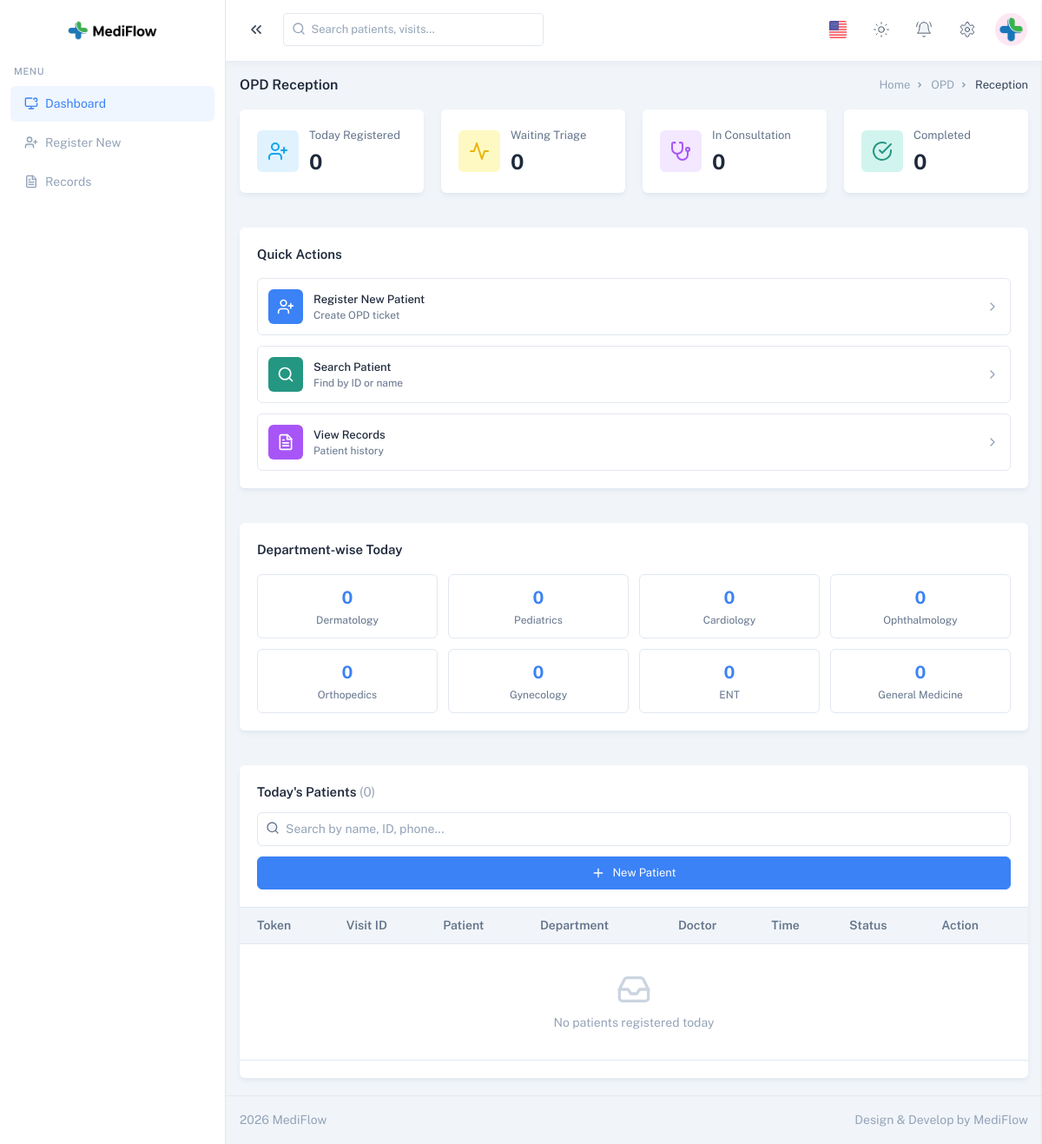
/app/reception/index.php (signed in), run on the app's committed database.
### tables this page shows
CREATE TABLE `departments` (
  `id` int(11) NOT NULL,
  `name` varchar(100) NOT NULL,
  `description` text DEFAULT NULL,
  `status` tinyint(1) DEFAULT 1,
  `created_at` datetime DEFAULT current_timestamp()
);

### app/reception/index.php (the view, shortened to what the rows shown need)
<?php
require_once '../config/config.php';
 $departments = $conn->query("
    SELECT d.id, d.name,
           COALESCE(v.cnt, 0) as patient_count
    FROM departments d
    LEFT JOIN (
        SELECT department_id, COUNT(*) as cnt
        FROM visits
        WHERE visit_date = CURDATE()
        GROUP BY department_id
    ) v ON d.id = v.department_id
    WHERE d.status = 1
    ORDER BY v.cnt DESC
");
?>
<!DOCTYPE html>
<html lang="en" class="light scroll-smooth group" data-layout="vertical" data-sidebar="light" data-sidebar-size="lg" data-mode="light" data-topbar="light" data-skin="default" data-navbar="sticky" data-content="fluid" dir="ltr">
<head>
    <link rel="stylesheet" href="../assets/css/starcode2.css">
</head>
<body class="text-base bg-body-bg text-body font-public dark:text-zink-100 dark:bg-zink-800 group-data-[skin=bordered]:bg-body-bordered group-data-[skin=bordered]:dark:bg-zink-700">
<div class="group-data-[sidebar-size=sm]:min-h-sm group-data-[sidebar-size=sm]:relative">
<div class="relative min-h-screen group-data-[sidebar-size=sm]:min-h-sm">
    <div class="group-data-[sidebar-size=lg]:ltr:md:ml-vertical-menu group-data-[sidebar-size=lg]:rtl:md:mr-vertical-menu group-data-[sidebar-size=md]:ltr:ml-vertical-menu-md group-data-[sidebar-size=md]:rtl:mr-vertical-menu-md group-data-[sidebar-size=sm]:ltr:ml-vertical-menu-sm group-data-[sidebar-size=sm]:rtl:mr-vertical-menu-sm pt-[calc(theme('spacing.header')_*_1)] pb-[calc(theme('spacing.header')_*_0.8)] px-4 group-data-[navbar=bordered]:pt-[calc(theme('spacing.header')_*_1.3)] group-data-[navbar=hidden]:pt-0 group-data-[layout=horizontal]:mx-auto group-data-[layout=horizontal]:max-w-screen-2xl group-data-[layout=horizontal]:px-0 group-data-[layout=horizontal]:group-data-[sidebar-size=lg]:ltr:md:ml-auto group-data-[layout=horizontal]:group-data-[sidebar-size=lg]:rtl:md:mr-auto group-data-[layout=horizontal]:md:pt-[calc(theme('spacing.header')_*_1.6)] group-data-[layout=horizontal]:px-3 group-data-[layout=horizontal]:group-data-[navbar=hidden]:pt-[calc(theme('spacing.header')_*_0.9)]">
        <div class="container-fluid group-data-[content=boxed]:max-w-boxed mx-auto">
            <div class="grid grid-cols-1 xl:grid-cols-12 gap-5 mb-5">
                <div class="xl:col-span-8">
                    <div class="card">
                        <div class="card-body">
                            <div class="grid grid-cols-2 md:grid-cols-4 gap-3">
                                <?php while ($dept = $departments->fetch_assoc()): ?>
                                <div class="p-3 rounded-md border border-slate-200 dark:border-zink-500 text-center">
                                    <h5 class="text-xl font-bold text-custom-500"><?= (int)$dept['patient_count'] ?></h5>
                                    <p class="text-xs text-slate-500 dark:text-zink-200 mt-1 truncate"><?= e($dept['name']) ?></p>
                                </div>
                                <?php endwhile; ?>
                            </div>
                        </div>
                    </div>
                </div>
            </div>
            <div class="card">
                <div class="card-body">
                    <div class="-mx-5 overflow-x-auto">
                        <table class="w-full whitespace-nowrap">
                            <thead class="ltr:text-left rtl:text-right bg-slate-100 text-slate-500 dark:text-zink-200 dark:bg-zink-600">
                                <tr>
                                    <th class="px-3.5 py-2.5 first:pl-5 last:pr-5 font-semibold border-y border-slate-200 dark:border-zink-500">Token</th>
                                    <th class="px-3.5 py-2.5 first:pl-5 last:pr-5 font-semibold border-y border-slate-200 dark:border-zink-500">Visit ID</th>
                                    <th class="px-3.5 py-2.5 first:pl-5 last:pr-5 font-semibold border-y border-slate-200 dark:border-zink-500">Patient</th>
                                    <th class="px-3.5 py-2.5 first:pl-5 last:pr-5 font-semibold border-y border-slate-200 dark:border-zink-500">Department</th>
                                    <th class="px-3.5 py-2.5 first:pl-5 last:pr-5 font-semibold border-y border-slate-200 dark:border-zink-500">Doctor</th>
                                    <th class="px-3.5 py-2.5 first:pl-5 last:pr-5 font-semibold border-y border-slate-200 dark:border-zink-500">Time</th>
                                    <th class="px-3.5 py-2.5 first:pl-5 last:pr-5 font-semibold border-y border-slate-200 dark:border-zink-500">Status</th>
                                    <th class="px-3.5 py-2.5 first:pl-5 last:pr-5 font-semibold border-y border-slate-200 dark:border-zink-500">Action</th>
                                </tr>
                            </thead>
                        </table>
                    </div>
                </div>
            </div>
        </div>
    </div>
    <?php include 'footer.php'; ?>
</body>
</html>

### data on the page
departments: patient_count "0", name "Dermatology"
departments: patient_count "0", name "Pediatrics"
departments: patient_count "0", name "Cardiology"
departments: patient_count "0", name "Ophthalmology"
departments: patient_count "0", name "Orthopedics"
departments: patient_count "0", name "Gynecology"
departments: patient_count "0", name "ENT"
departments: patient_count "0", name "General Medicine"

### other printed values
$today_registered "0"
$today_triage "0"
$today_consulting "0"
$today_completed "0"
